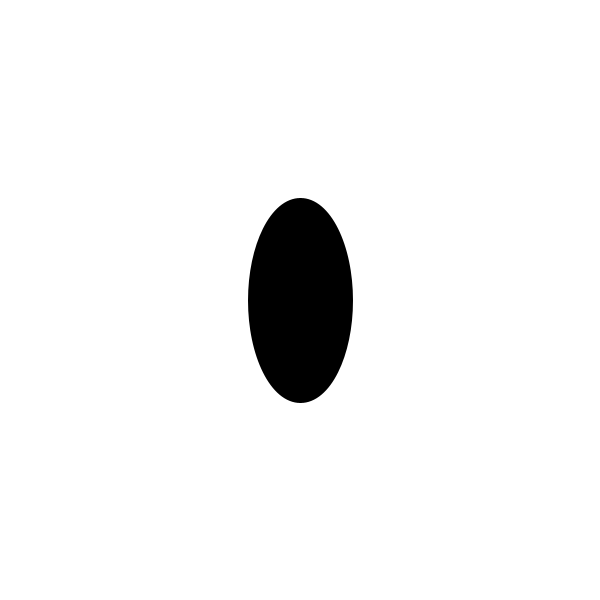
Frame 1 (no input)
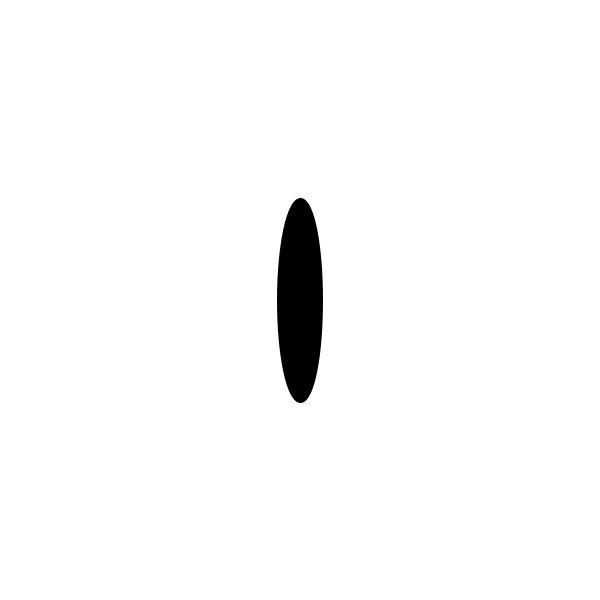
Frame 60 (the mouse pressed at the canvas centre just before this capture)
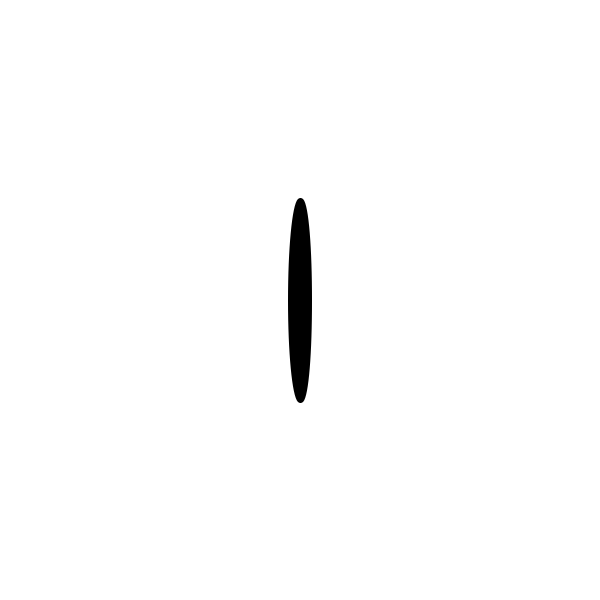
Frame 120 (the mouse held since frame 60 and released just before this capture)

The Processing sketch that drew these frames (run headless with seeded random() and noise(); from frame 60 on, the mouse is pressed at the canvas centre):

// Processing sketch: Animation__2
// ── Animation__2.pde
// Jack Feller
// Tuesday Feb 24
// Animation #2

int x;

void setup () {
  size(600, 600);
  x = -100;
}

void draw() {
  background(255);
  strokeWeight(5);
  fill(0);
  ellipse(300, 300, x, 200);
  x = x + 1;
  if(x>300) {
    x=-300;
  }
  
  
}
